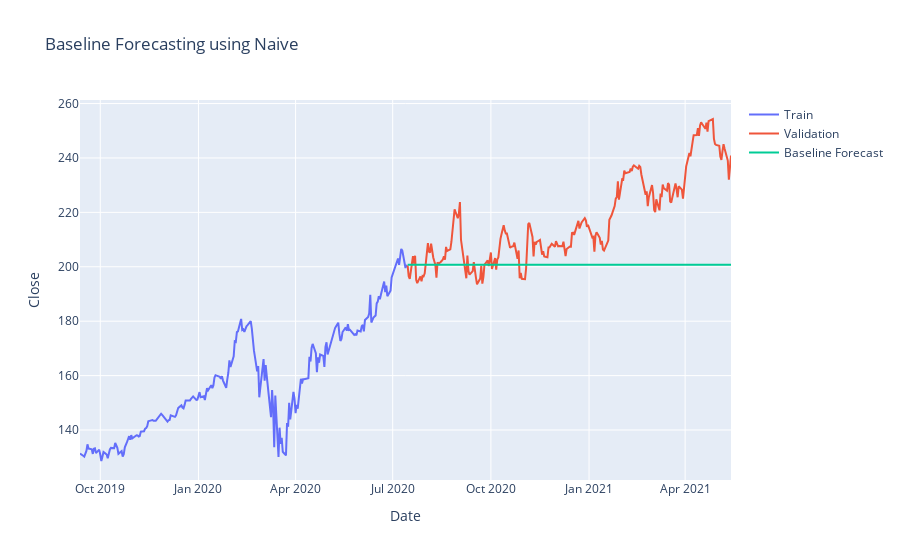
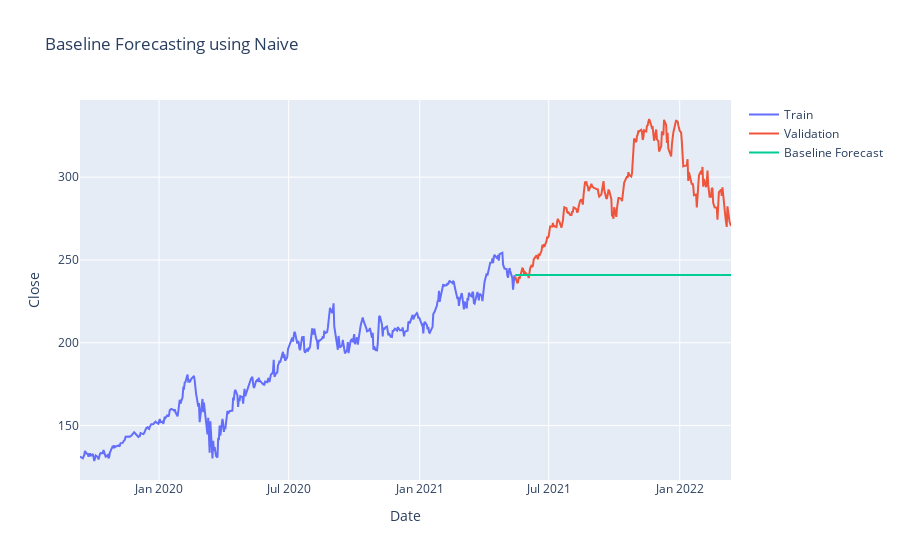
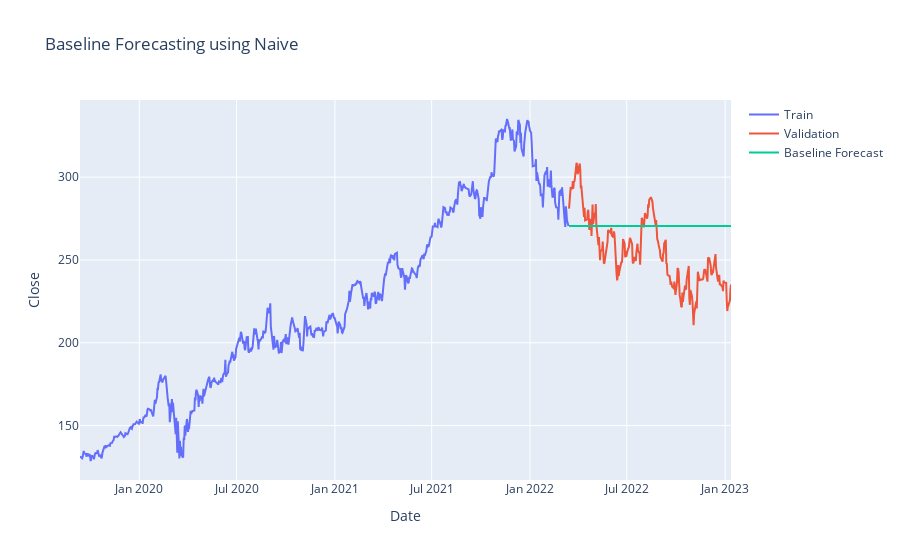
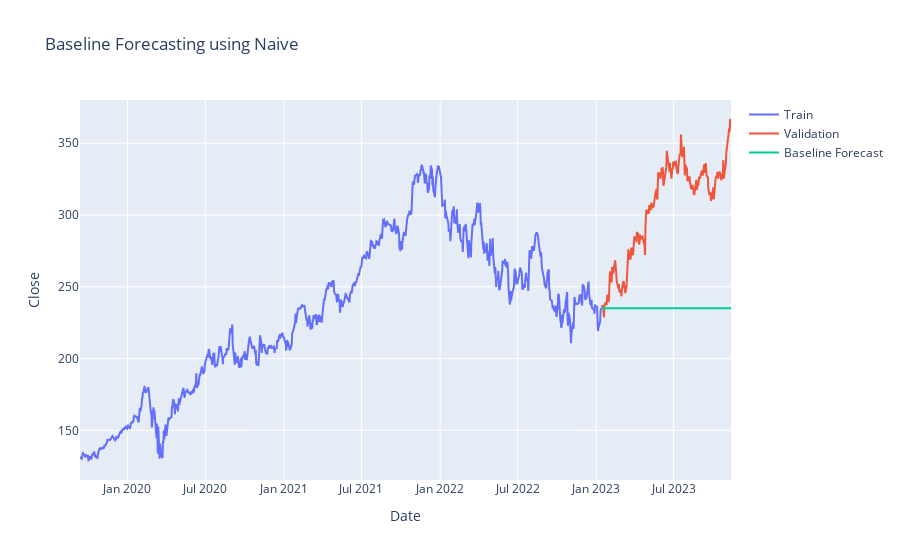

Notebook source saved alongside these figures, in order:
### Code cell
for i, (train_index, test_index) in enumerate(tscv.split(raw_data)):
    
    train_df = raw_data.iloc[train_index, :]
    test_df = raw_data.iloc[test_index, :]
    
    # Creating baseline predictions, filling array with last observed value
    # Assuming future predictions are equal to the last observed value in the training set  
    baseline_pred = np.full(test_df.shape[0], train_df['Close'].iloc[-1])
    naive_predictions = pd.Series(data=baseline_pred, index=test_df.index)

    print(f"Fold {i+1}:")
    plt_forecast(naive_predictions, fc_method='Naive', train = train_df, test = test_df)
    
    results_dict = fcast_evaluation(naive_predictions.values, test_df['Close'].values)
    naive_results_df.iloc[i] = results_dict

### Figure 1 — Plotly figure (JSON) as saved in the notebook; plotly's stock layout.template omitted (floating-point values rounded to 4 significant figures; data arrays with more than 128 entries replaced by an {"elided": "..."} marker saying what was removed)
{"data": [{"mode": "lines", "name": "Train", "type": "scatter", "x": {"elided": "307 str values"}, "y": {"elided": "307 float values"}}, {"mode": "lines", "name": "Validation", "type": "scatter", "x": {"elided": "304 str values"}, "y": {"elided": "304 float values"}}, {"mode": "lines", "name": "Baseline Forecast", "type": "scatter", "x": {"elided": "304 str values"}, "y": {"elided": "304 float values"}}], "layout": {"title": {"text": "Baseline Forecasting using Naive"}, "xaxis": {"title": {"text": "Date"}}, "yaxis": {"title": {"text": "Close"}}}}

### Figure 2 — Plotly figure (JSON) as saved in the notebook; plotly's stock layout.template omitted (floating-point values rounded to 4 significant figures; data arrays with more than 128 entries replaced by an {"elided": "..."} marker saying what was removed)
{"data": [{"mode": "lines", "name": "Train", "type": "scatter", "x": {"elided": "611 str values"}, "y": {"elided": "611 float values"}}, {"mode": "lines", "name": "Validation", "type": "scatter", "x": {"elided": "304 str values"}, "y": {"elided": "304 float values"}}, {"mode": "lines", "name": "Baseline Forecast", "type": "scatter", "x": {"elided": "304 str values"}, "y": {"elided": "304 float values"}}], "layout": {"title": {"text": "Baseline Forecasting using Naive"}, "xaxis": {"title": {"text": "Date"}}, "yaxis": {"title": {"text": "Close"}}}}

### Figure 3 — Plotly figure (JSON) as saved in the notebook; plotly's stock layout.template omitted (floating-point values rounded to 4 significant figures; data arrays with more than 128 entries replaced by an {"elided": "..."} marker saying what was removed)
{"data": [{"mode": "lines", "name": "Train", "type": "scatter", "x": {"elided": "915 str values"}, "y": {"elided": "915 float values"}}, {"mode": "lines", "name": "Validation", "type": "scatter", "x": {"elided": "304 str values"}, "y": {"elided": "304 float values"}}, {"mode": "lines", "name": "Baseline Forecast", "type": "scatter", "x": {"elided": "304 str values"}, "y": {"elided": "304 float values"}}], "layout": {"title": {"text": "Baseline Forecasting using Naive"}, "xaxis": {"title": {"text": "Date"}}, "yaxis": {"title": {"text": "Close"}}}}

### Figure 4 — Plotly figure (JSON) as saved in the notebook; plotly's stock layout.template omitted (floating-point values rounded to 4 significant figures; data arrays with more than 128 entries replaced by an {"elided": "..."} marker saying what was removed)
{"data": [{"mode": "lines", "name": "Train", "type": "scatter", "x": {"elided": "1219 str values"}, "y": {"elided": "1219 float values"}}, {"mode": "lines", "name": "Validation", "type": "scatter", "x": {"elided": "304 str values"}, "y": {"elided": "304 float values"}}, {"mode": "lines", "name": "Baseline Forecast", "type": "scatter", "x": {"elided": "304 str values"}, "y": {"elided": "304 float values"}}], "layout": {"title": {"text": "Baseline Forecasting using Naive"}, "xaxis": {"title": {"text": "Date"}}, "yaxis": {"title": {"text": "Close"}}}}
